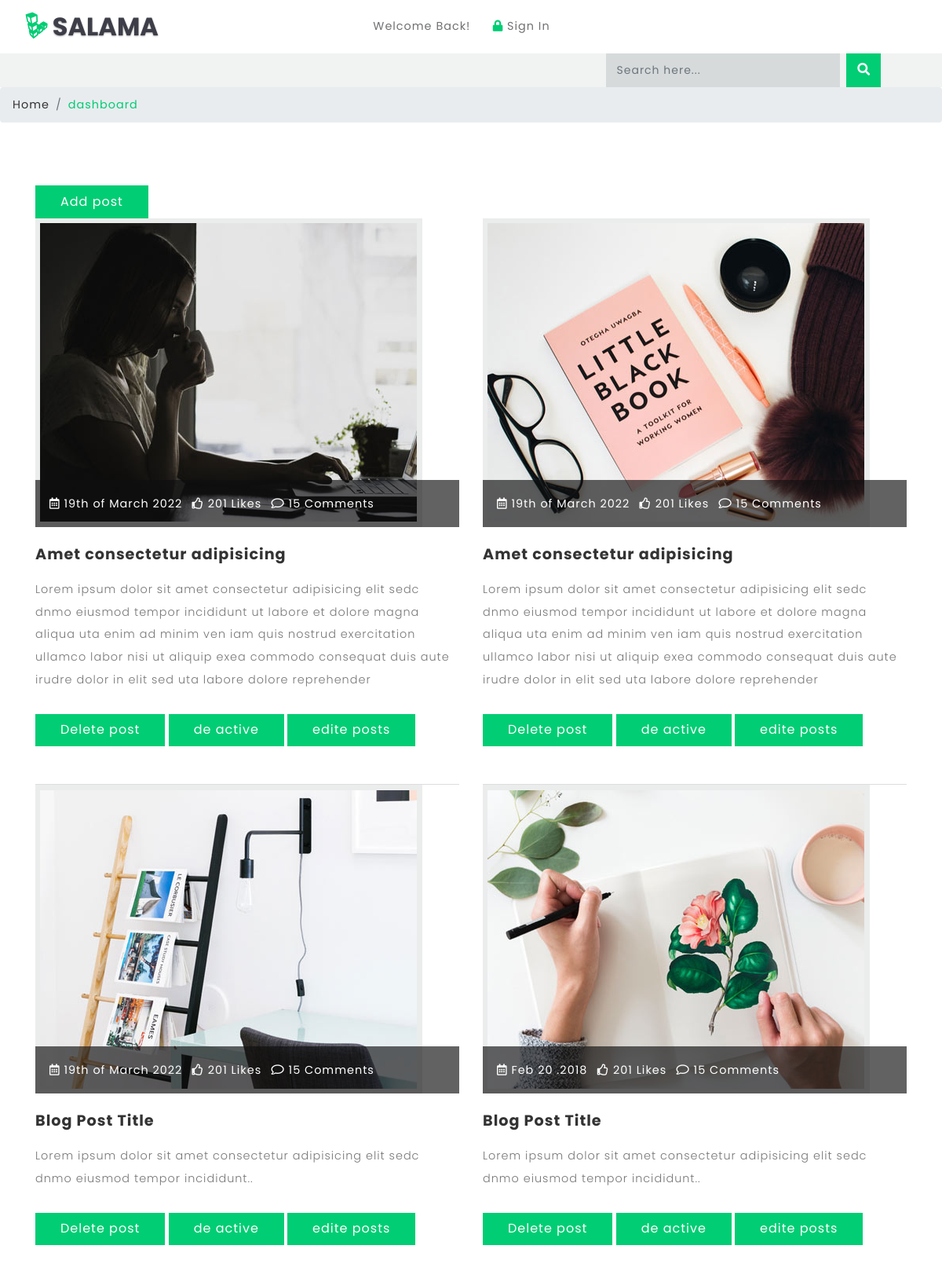
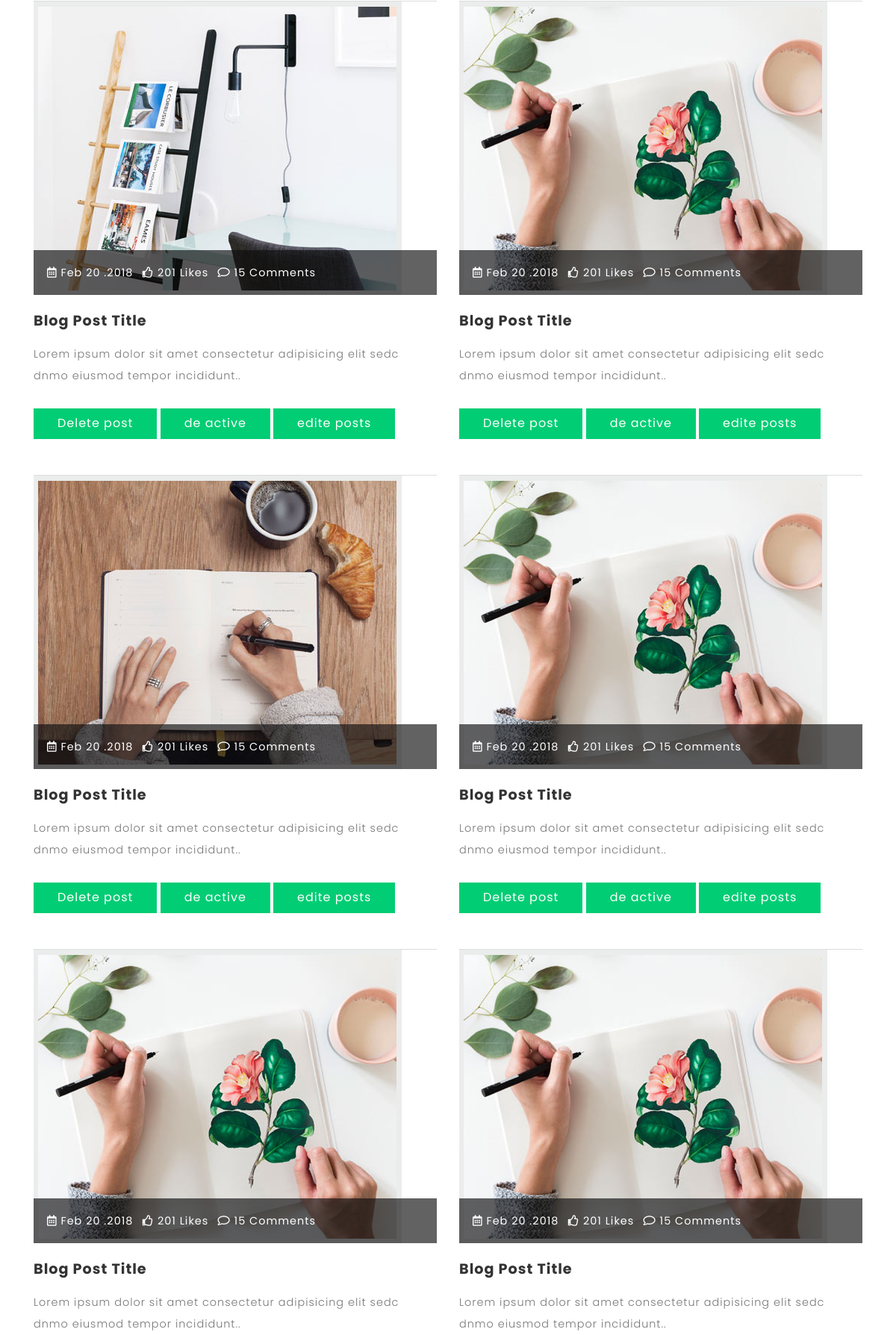
The page /dash.php (upper part) on the database its author committed (2 pictures, top to bottom).
### tables this page shows
CREATE TABLE `posts` (
  `id` int(11) NOT NULL,
  `title` varchar(255) DEFAULT NULL,
  `paragraph` text DEFAULT NULL,
  `imag` varchar(255) DEFAULT NULL,
  `dep_id` int(11) DEFAULT NULL,
  `date` varchar(255) DEFAULT NULL
);

### DbClass.php (called while the page is built, shortened)
<?php
class Db{
  private $pdo;
  private $final_query;
  function __construct($dsn,$username,$password)
  {
      $this->pdo=new PDO($dsn,$username,$password);
  }
function runQuery()
{
  $stmt=$this->pdo->prepare($this->final_query);
  $stmt->execute();
  return $stmt->fetchAll(PDO::FETCH_OBJ);
}
   function select($table,$list=null)
   {
     if(!$list)
    $this->final_query="select * from $table";
    else
   $this->selectlist($table,$list);
     return $this;
   }
   function orderby($column,$typeOfOrder=null)
   {
    $this->final_query.=" order by $column";
    return $this;
   }
}
$database="blog";
$dsn="mysql:host=localhost;dbname=$database;charset=utf8mb4";
$username="root";
$password="";
$db_obj=new Db($dsn,$username,$password);
?>

### dash.php (the view, shortened to what this page needs)
<?php
require "DbClass.php";
?>
<!DOCTYPE html>
<html lang="zxx">
<head>
	<link href="css/bootstrap.css" rel='stylesheet' type='text/css' />
	<link rel="stylesheet" href="css/single.css">
	<link href="css/style.css" rel='stylesheet' type='text/css' />
	<link href="css/fontawesome-all.css" rel="stylesheet">
</head>
<body>
	<header>
		<div class="top-bar_sub_w3layouts container-fluid">
			<div class="row">
				<div class="col-md-4 logo text-left">
					<a class="navbar-brand" href="index.html">
						<i class="fab fa-linode"></i> Salama</a>
				</div>
				<div class="col-md-4 top-forms text-center mt-lg-3 mt-md-1 mt-0">
					<span>Welcome Back!</span>
					<span class="mx-lg-4 mx-md-2  mx-1">
<?php
			if (isset($_SESSION['email'])){
        ?>
							<a href="login.php?action=logout"><i class="fas fa-lock"></i> logout</a>
    <?php
			}
			else
			{
				?>
		<a href="login.php">	<i class="fas fa-lock"></i> Sign In</a>
	<?php
			}
?>
					</span>
				</div>
				<div class="col-md-4 log-icons text-right">
				</div>
			</div>
		</div>
		<div class="header_top" id="home">
			<nav class="navbar navbar-expand-lg navbar-light bg-light">
				<div class="collapse navbar-collapse" id="navbarSupportedContent">
					<form action="#" method="post" class="form-inline my-2 my-lg-0 header-search">
						<input class="form-control mr-sm-2" type="search" placeholder="Search here..." name="Search" required="">
						<button class="btn btn1 my-2 my-sm-0" type="submit">
							<i class="fas fa-search"></i>
						</button>
					</form>
				</div>
			</nav>
		</div>
	</header>
	<ol class="breadcrumb">
		<li class="breadcrumb-item">
			<a href="index.php">Home</a>
		</li>
		<li class="breadcrumb-item active">dashboard</li>
	</ol>
	<section class="banner-bottom">
		<div class="container">
    <a href="add_post.php" class="btn btn-primary read-m">Add post</a>
			<div class="row">
<?php
$result=$db_obj->select("posts")->orderby('date',"ASC")->runQuery();
foreach ($result as $row){
  ?>
				<div class="col-lg-6 left-blog-info-w3layouts-agileits text-left">
					<div class="blog-grid-top">
						<div class="b-grid-top">
							<div class="blog_info_left_grid">
								<a href="single.html">
									<img src="images/<?= $row->imag?>" class="img-fluid" alt="">
								</a>
							</div>
							<div class="blog-info-middle">
								<ul>
									<li>
										<a href="#">
											<i class="far fa-calendar-alt"></i><?= $row->date?></a>
									</li>
									<li class="mx-2">
										<a href="#">
											<i class="far fa-thumbs-up"></i> 201 Likes</a>
									</li>
									<li>
										<a href="#">
											<i class="far fa-comment"></i> 15 Comments</a>
									</li>
								</ul>
							</div>
						</div>
						<h3>
							<a href="single.html"><?= $row->title?></a>
						</h3>
						<p><?= $row->paragraph?></p>
              <a href="dash.php?action=delet&id=<?= $row->id?>" onclick="return confirm('Do you really want to Delete this post?');" class="btn btn-primary read-m">Delete post</a>
              <a href="single.html" class="btn btn-primary read-m">de active</a>
              <a href="edite_post.php?action=edite&id=<?= $row->id?>" class="btn btn-primary read-m">edite posts</a>
					</div>
				</div>
		 <?php }?>	</div>
		</div>
	</section>
</body>
</html>

### css/style.css (style rules this page uses)
html, body { margin: 0; font-size: 100%; font-family: 'Poppins', sans-serif; background: #fff; }
body a { text-decoration: none; transition: 0.5s all; -webkit-transition: 0.5s all; -moz-transition: 0.5s all; -o-transition: 0.5s all; -ms-transition: 0.5s all; }
input[type="button"], input[type="submit"], input[type="text"], input[type="email"], input[type="search"] { transition: 0.5s all; -webkit-transition: 0.5s all; -moz-transition: 0.5s all; -o-transition: 0.5s all; -ms-transition: 0.5s all; font-family: 'Poppins', sans-serif; }
h1, h2, h3, h4, h5, h6 { margin: 0; font-family: 'Poppins', sans-serif; letter-spacing:1px; }
p { margin: 0; font-size: 0.9em; color: #777777; line-height: 2em; letter-spacing: 1px; font-weight: 300; }
ul { margin: 0; padding: 0; }
.top-bar_sub_w3layouts { background: #fff; padding: 0.3em 2em; position: relative; }
.top-forms span { font-size: 0.9em; color: #707173; letter-spacing: 1px; }
.top-forms span a { color: #707173; }
.top-forms a i { color:#01cd74; }
.navbar { padding: 0em 4em; }
.bg-light { background-color: #f0f3f1 !important; }
a.navbar-brand { font-size: 2em; font-weight: 700; text-shadow: 0 1px 2px rgba(0, 0, 0, 0.37); color: #3d3e48; text-transform: uppercase; }
.logo i { color: #01cd74; text-shadow: none; }
form.header-search { width: 25%; }
.header-search input[type="search"] { outline: none; border: none; padding: 11px 14px; color: #fff; font-size: 14px; background: rgba(113, 114, 130, 0.2); float: left; letter-spacing: 1px; width: 82%; border-radius: 0; }
.header-search button.btn1 { color: #fff; border: none; padding: 9px 9px 10px 9px; text-align: center; text-decoration: none; background: #01cd74; -webkit-transition: 0.5s all; -moz-transition: 0.5s all; -o-transition: 0.5s all; -ms-transition: 0.5s all; transition: 0.5s all; float: right; cursor: pointer; width: 12%; border-radius: 0; }
a.btn.btn-primary.read-m { border-radius: 0; padding: 0.55em 2em; letter-spacing: 1px; background: #01cd74; border: none; }
.banner-bottom { padding: 6em 0; position: relative; }
.b-grid-top { position: relative; }
.blog_info_left_grid { position: relative; overflow: hidden; }
.blog-info-middle ul li a { font-size: 0.9em; letter-spacing: 1px; color: #fff; }
.blog-info-middle { width: 100%; background: rgba(14, 15, 16, 0.65); padding: 18px; position: absolute; bottom: 0; }
.blog_info_left_grid img { -moz-transition: all 1s; -o-transition: all 1s; -webkit-transition: all 1s; transition: all 1s; background: #ebecec; padding: .4em; }
.blog-info-middle ul li { display: inline-block; }
.blog-grid-top h3,.two-blog2 h3,h5.card-title { font-size: 1.2em; margin: 1.2em 0 1em 0; font-weight: 700; }
.blog-grid-top h3 a,.two-blog2 h3 a,h5.card-title a { color: #333333; }
.blog-grid-top p,.two-blog2 p { margin-bottom: 2em; }
.blog-grid-top { border-bottom: 1px solid #ddd; padding-bottom: 3em; }
li.breadcrumb-item { font-size: 0.9em; letter-spacing: 1px; }
li.breadcrumb-item a { color: #333; }
.breadcrumb-item.active { color: #01cd74; }
@media (max-width:1440px) { .bottom-slider, .main-content-w3layouts-agileits, footer,.banner-bottom { padding: 4em 0; } }
@media (max-width:1280px) { form.header-search { width: 34%; } }

### rows shown on the page
posts: imag (picture), date "19th of March 2022", title "Amet consectetur adipisicing", paragraph "Lorem ipsum dolor sit amet consectetur adipisicing elit sedc dnmo eiusmod tempor incididunt ut labore et dolore magna aliqua uta enim ad minim ven iam quis nostrud exercitation ullamco labor nisi ut aliquip exea commodo consequat duis aute irudre dolor in elit sed uta labore dolore reprehender"
posts: imag (picture), date "19th of March 2022", title "Amet consectetur adipisicing", paragraph "Lorem ipsum dolor sit amet consectetur adipisicing elit sedc dnmo eiusmod tempor incididunt ut labore et dolore magna aliqua uta enim ad minim ven iam quis nostrud exercitation ullamco labor nisi ut aliquip exea commodo consequat duis aute irudre dolor in elit sed uta labore dolore reprehender"
posts: imag (picture), date "19th of March 2022", title "Blog Post Title", paragraph "Lorem ipsum dolor sit amet consectetur adipisicing elit sedc dnmo eiusmod tempor incididunt.."
posts: imag (picture), date "Feb 20 .2018", title "Blog Post Title", paragraph "Lorem ipsum dolor sit amet consectetur adipisicing elit sedc dnmo eiusmod tempor incididunt.."
posts: imag (picture), date "Feb 20 .2018", title "Blog Post Title", paragraph "Lorem ipsum dolor sit amet consectetur adipisicing elit sedc dnmo eiusmod tempor incididunt.."
posts: imag (picture), date "Feb 20 .2018", title "Blog Post Title", paragraph "Lorem ipsum dolor sit amet consectetur adipisicing elit sedc dnmo eiusmod tempor incididunt.."
posts: imag (picture), date "Feb 20 .2018", title "Blog Post Title", paragraph "Lorem ipsum dolor sit amet consectetur adipisicing elit sedc dnmo eiusmod tempor incididunt.."
posts: imag (picture), date "Feb 20 .2018", title "Blog Post Title", paragraph "Lorem ipsum dolor sit amet consectetur adipisicing elit sedc dnmo eiusmod tempor incididunt.."
posts: imag (picture), date "Feb 20 .2018", title "Blog Post Title", paragraph "Lorem ipsum dolor sit amet consectetur adipisicing elit sedc dnmo eiusmod tempor incididunt.."
posts: imag (picture), date "Feb 20 .2018", title "Blog Post Title", paragraph "Lorem ipsum dolor sit amet consectetur adipisicing elit sedc dnmo eiusmod tempor incididunt.."
